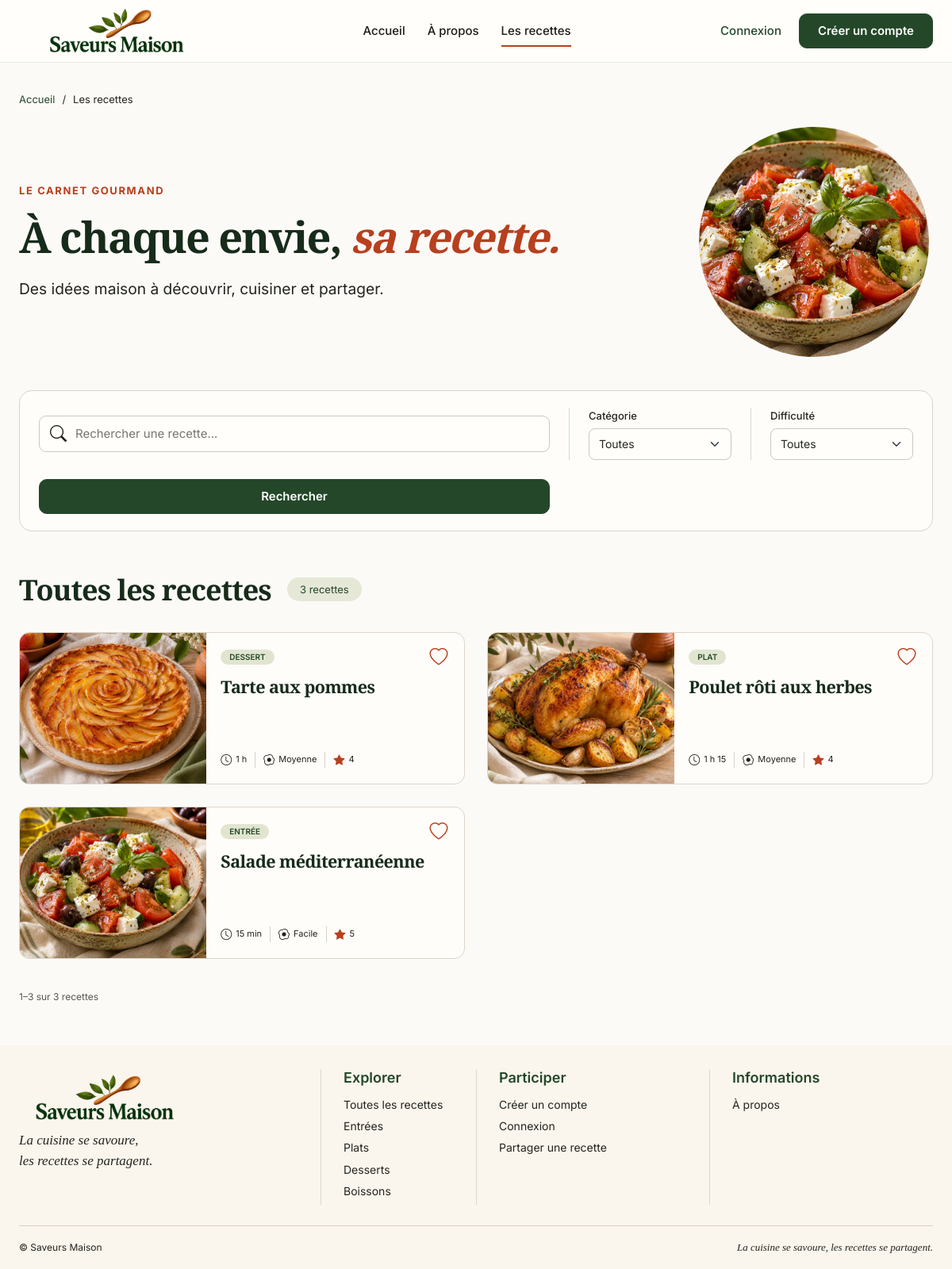
/vues/public/recettes.php, run on an earlier commit of the app's database.
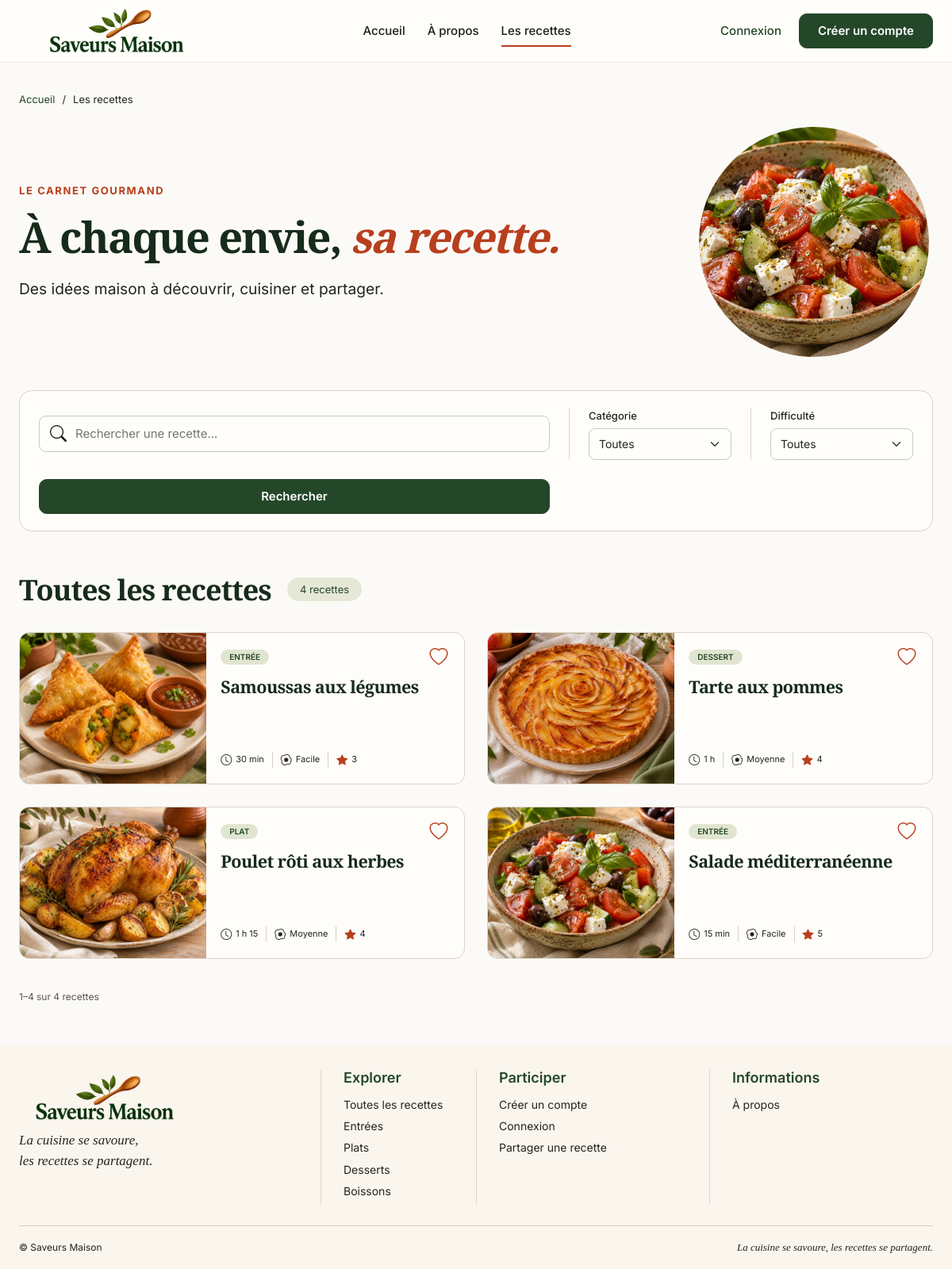
And on a later commit of the database.
### tables this page shows
CREATE TABLE RECETTE (
  id_recette          INT UNSIGNED AUTO_INCREMENT,

  titre               VARCHAR(100) NOT NULL,
  description         TEXT NOT NULL,

   
   
  photo               VARCHAR(255) NOT NULL,

  nb_personnes        INT UNSIGNED NOT NULL,
  temps_preparation   INT UNSIGNED NOT NULL,
  temps_cuisson       INT UNSIGNED NOT NULL,

  difficulte          ENUM('facile', 'moyenne', 'difficile') NOT NULL,

   
  statut              ENUM('en_attente', 'publiee', 'refusee') NOT NULL DEFAULT 'en_attente',

   
  motif_refus         TEXT NULL,

  date_creation       DATETIME NOT NULL DEFAULT CURRENT_TIMESTAMP,

   
  date_modification   DATETIME NULL,

   
  date_validation     DATETIME NULL,

   
  id_categorie        INT UNSIGNED NOT NULL,
  id_utilisateur      INT UNSIGNED NOT NULL,
  id_validateur       INT UNSIGNED NULL,

  PRIMARY KEY (id_recette),

   
  CONSTRAINT chk_recette_nb_personnes CHECK (nb_personnes > 0),
  CONSTRAINT chk_recette_temps_preparation CHECK (temps_preparation >= 0),
  CONSTRAINT chk_recette_temps_cuisson CHECK (temps_cuisson >= 0),

   
   
   
  CONSTRAINT fk_recette_categorie
    FOREIGN KEY (id_categorie) REFERENCES CATEGORIE (id_categorie)
    ON DELETE RESTRICT ON UPDATE CASCADE,

   
  CONSTRAINT fk_recette_utilisateur
    FOREIGN KEY (id_utilisateur) REFERENCES UTILISATEUR (id_utilisateur)
    ON DELETE RESTRICT ON UPDATE CASCADE,

   
   
  CONSTRAINT fk_recette_validateur
    FOREIGN KEY (id_validateur) REFERENCES UTILISATEUR (id_utilisateur)
    ON DELETE SET NULL ON UPDATE CASCADE
);

CREATE TABLE CATEGORIE (
  id_categorie  INT UNSIGNED AUTO_INCREMENT,

   
  nom           VARCHAR(50) NOT NULL,

  PRIMARY KEY (id_categorie),
  UNIQUE KEY uq_categorie_nom (nom)
);

### controleurs/RecettesControleur.php (called while the page is built)
<?php
require_once __DIR__ . '/../modeles/Recette.php';
class RecettesControleur
{
    public function afficher()
    {
        $recherche = trim($_GET['recherche'] ?? '');
        $difficulte = $_GET['difficulte'] ?? '';
        $idCategorie = (isset($_GET['categorie']) && $_GET['categorie'] !== '')
            ? (int) $_GET['categorie']
            : null;
        $page = isset($_GET['page']) ? (int) $_GET['page'] : 1;
        $page = max(1, $page);
        $parPage = 6;
        $decalage = ($page - 1) * $parPage;
        $recettes = Recette::rechercherPubliees(
            $recherche,
            $idCategorie,
            $difficulte,
            $parPage,
            $decalage
        );
        $total = Recette::compterPubliees($recherche, $idCategorie, $difficulte);
        $nombrePages = max(1, (int) ceil($total / $parPage));
        return [
            'recettes' => $recettes,
            'total' => $total,
            'page' => $page,
            'nombrePages' => $nombrePages,
            'debut' => $decalage + 1,
            'fin' => min($decalage + $parPage, $total),
            'recherche' => $recherche,
            'idCategorie' => $idCategorie,
            'difficulte' => $difficulte,
        ];
    }
}

### modeles/Recette.php (called while the page is built, shortened)
<?php
require_once __DIR__ . '/../config/connexion.php';
class Recette
{
    private static function construireFiltres($recherche, $idCategorie, $difficulte)
    {
        $sql = " WHERE r.statut = 'publiee'";
        $parametres = [];
        return [$sql, $parametres];
    }
    public static function rechercherPubliees($recherche, $idCategorie, $difficulte, $limite, $decalage)
    {
        global $pdo;
        list($filtres, $parametres) = self::construireFiltres($recherche, $idCategorie, $difficulte);
        $sql = "SELECT
                    r.id_recette,
                    r.titre,
                    r.photo,
                    r.temps_preparation,
                    r.temps_cuisson,
                    r.difficulte,
                    c.nom AS categorie,
                    (SELECT AVG(a.note) FROM AVIS a WHERE a.id_recette = r.id_recette) AS note_moyenne
                FROM RECETTE r
                JOIN CATEGORIE c ON c.id_categorie = r.id_categorie"
                . $filtres . "
                ORDER BY r.date_creation DESC
                LIMIT ? OFFSET ?";
        $parametres[] = $limite;
        $parametres[] = $decalage;
        $stmt = $pdo->prepare($sql);
        foreach ($parametres as $position => $valeur) {
            $type = is_int($valeur) ? PDO::PARAM_INT : PDO::PARAM_STR;
            $stmt->bindValue($position + 1, $valeur, $type);
        }
        $stmt->execute();
        return $stmt->fetchAll(PDO::FETCH_ASSOC);
    }
    public static function compterPubliees($recherche, $idCategorie, $difficulte)
    {
        global $pdo;
        list($filtres, $parametres) = self::construireFiltres($recherche, $idCategorie, $difficulte);
        $sql = "SELECT COUNT(*) FROM RECETTE r" . $filtres;
        $stmt = $pdo->prepare($sql);
        $stmt->execute($parametres);
        return (int) $stmt->fetchColumn();
    }
}

### vues/public/recettes.php (the view, shortened to what this page needs)
<?php
require_once __DIR__ . '/../../controleurs/RecettesControleur.php';
$controleur = new RecettesControleur();
$donnees = $controleur->afficher();
$pageActuelle = 'recettes';
$nomsDifficultes = [
    'facile' => 'Facile',
    'moyenne' => 'Moyenne',
    'difficile' => 'Difficile',
];
?>
<!DOCTYPE html>
<html lang="fr">
<head>
  <link rel="stylesheet" href="../../assets/vendor/bootstrap/css/bootstrap.min.css">
  <link rel="stylesheet" href="../../assets/vendor/bootstrap-icons/font/bootstrap-icons.min.css">
  <link rel="stylesheet" href="../../assets/css/style.css">
</head>
<body class="catalog-page">
  <?php require __DIR__ . '/../../layouts/navbar.php'; ?>
  <main>
    <section class="catalog-intro">
      <div class="container">
        <nav class="catalog-breadcrumb" aria-label="Fil d’Ariane">
          <a href="accueil.php">Accueil</a>
          <span aria-hidden="true">/</span>
          <span aria-current="page">Les recettes</span>
        </nav>
        <div class="catalog-intro-layout">
          <div class="catalog-intro-content">
            <p class="eyebrow">Le carnet gourmand</p>
            <h1>
              À chaque envie,<br class="catalog-mobile-break">
              <em>sa recette.</em>
            </h1>
            <p class="catalog-intro-description">
              Des idées maison à découvrir, cuisiner et partager.
            </p>
          </div>
          <div class="catalog-decoration" aria-hidden="true">
            <img
              src="../../assets/images/salade-mediterraneenne.jpg"
              alt=""
            >
          </div>
        </div>
      </div>
    </section>
    <section class="catalog-filters-section" aria-label="Rechercher et filtrer">
      <div class="container">
        <form class="catalog-filters" method="get" action="recettes.php">
          <div class="catalog-search">
            <input
              type="search"
              id="recherche"
              name="recherche"
              placeholder="Rechercher une recette..."
              autocomplete="off"
              value="<?= htmlspecialchars($donnees['recherche']) ?>"
            >
          </div>
          <div class="catalog-filter">
            <label for="categorie">Catégorie</label>
            <select id="categorie" name="categorie" class="form-select">
              <option value="">Toutes</option>
            </select>
          </div>
          <div class="catalog-filter">
            <label for="difficulte">Difficulté</label>
            <select id="difficulte" name="difficulte" class="form-select">
              <option value="">Toutes</option>
            </select>
          </div>
          <button type="submit" class="btn-green">
            Rechercher
          </button>
        </form>
      </div>
    </section>
    <section class="catalog-results-section">
      <div class="container">
        <div class="catalog-results-header">
          <div class="catalog-heading-group">
            <h2>Toutes les recettes</h2>
            <span class="catalog-count">
              <?= $donnees['total'] ?> recette<?= $donnees['total'] > 1 ? 's' : '' ?>
            </span>
          </div>
        </div>
        <?php if ($donnees['total'] === 0): ?>
          <div class="catalog-empty">
            <i class="bi bi-search" aria-hidden="true"></i>
            <h3>Aucune recette trouvée</h3>
            <p>
              Essayez un autre nom ou modifiez les filtres.
            </p>
            <a href="recettes.php" class="btn-green">
              Réinitialiser la recherche
            </a>
          </div>
        <?php else: ?>
          <div class="catalog-grid">
            <?php foreach ($donnees['recettes'] as $recette): ?>
              <?php
                $tempsTotal = $recette['temps_preparation'] + $recette['temps_cuisson'];
                if ($tempsTotal >= 60) {
                    $heures = intdiv($tempsTotal, 60);
                    $minutes = $tempsTotal % 60;
                    $tempsAffiche = $minutes > 0 ? $heures . " h " . $minutes : $heures . " h";
                } else {
                    $tempsAffiche = $tempsTotal . " min";
                }
                $note = $recette['note_moyenne'] !== null ? round($recette['note_moyenne'], 1) : null;
              ?>
              <article class="catalog-card">
                <a
                  href="recette.php?id=<?= (int) $recette['id_recette'] ?>"
                  class="catalog-card-image"
                  aria-label="Voir la recette : <?= htmlspecialchars($recette['titre']) ?>"
                >
                  <img
                    src="../../assets/images/<?= htmlspecialchars($recette['photo']) ?>"
                    alt="<?= htmlspecialchars($recette['titre']) ?>"
                    loading="lazy"
                  >
                </a>
                <div class="catalog-card-content">
                  <div class="catalog-card-top">
                    <span class="catalog-card-tag">
                      <?= htmlspecialchars($recette['categorie']) ?>
                    </span>
                    <a
                      href="connexion.php"
                      class="catalog-heart"
                      aria-label="Se connecter pour ajouter <?= htmlspecialchars($recette['titre']) ?> aux favoris"
                    >
                      <i class="bi bi-heart" aria-hidden="true"></i>
                    </a>
                  </div>
                  <h3>
                    <a href="recette.php?id=<?= (int) $recette['id_recette'] ?>">
                      <?= htmlspecialchars($recette['titre']) ?>
                    </a>
                  </h3>
                  <div class="catalog-card-meta">
                    <span>
                      <i class="bi bi-clock" aria-hidden="true"></i>
                      <?= $tempsAffiche ?>
                    </span>
                    <span>
                      <i class="bi bi-egg-fried" aria-hidden="true"></i>
                      <?= $nomsDifficultes[$recette['difficulte']] ?? $recette['difficulte'] ?>
                    </span>
                    <?php if ($note !== null): ?>
                      <span class="catalog-rating" aria-label="Note : <?= $note ?> sur 5">
                        <i class="bi bi-star-fill" aria-hidden="true"></i>
                        <?= str_replace('.', ',', $note) ?>
                      </span>
                    <?php endif; ?>
                  </div>
                </div>
              </article>
            <?php endforeach; ?>
          </div>
          <div class="catalog-pagination-bar">
            <p class="catalog-range">
              <?= $donnees['debut'] ?>–<?= $donnees['fin'] ?> sur <?= $donnees['total'] ?> recette<?= $donnees['total'] > 1 ? 's' : '' ?>
            </p>
          </div>
        <?php endif; ?>
      </div>
    </section>
  </main>
  <?php require __DIR__ . '/../../layouts/footer.php'; ?>
</body>
</html>

### layouts/navbar.php (shortened to what this page needs)
<header class="site-header">
  <div class="container header-inner">
    <a href="accueil.php" class="brand" aria-label="Saveurs Maison — Accueil">
      <img
        src="../../assets/images/logo.png"
        alt="Saveurs Maison"
        class="site-logo"
      >
    </a>
    <nav class="main-nav" aria-label="Navigation principale">
      <a
        href="accueil.php"
        class="<?= $pageActuelle === 'accueil' ? 'active' : '' ?>"
        <?= $pageActuelle === 'accueil' ? 'aria-current="page"' : '' ?>
      >
        Accueil
      </a>
      <a
        href="<?= $pageActuelle === 'accueil' ? '#a-propos' : 'a-propos.php' ?>"
        class="<?= $pageActuelle === 'a-propos' ? 'active' : '' ?>"
        <?= $pageActuelle === 'a-propos' ? 'aria-current="page"' : '' ?>
      >
        À propos
      </a>
      <a
        href="recettes.php"
        class="<?= $pageActuelle === 'recettes' ? 'active' : '' ?>"
        <?= $pageActuelle === 'recettes' ? 'aria-current="page"' : '' ?>
      >
        Les recettes
      </a>
    </nav>
    <div class="header-actions">
      <a href="connexion.php" class="login-link">Connexion</a>
      <a href="inscription.php" class="btn-green">Créer un compte</a>
    </div>
  </div>
</header>

### layouts/footer.php
<footer class="site-footer">
  <div class="container">
    <div class="row g-4 footer-main">
      <div class="col-12 col-md-6 col-lg-4 footer-brand">
        <a href="accueil.php">
          <img
            src="../../assets/images/logo.png"
            alt="Saveurs Maison"
            class="footer-logo"
            loading="lazy"
          >
        </a>
        <p class="footer-tagline">
          La cuisine se savoure,<br>
          les recettes se partagent.
        </p>
      </div>
      <div class="col-12 col-sm-6 col-md-3 col-lg-2 footer-column">
        <h3>Explorer</h3>
        <a href="recettes.php">Toutes les recettes</a>
        <a href="recettes.php?categorie=1">Entrées</a>
        <a href="recettes.php?categorie=2">Plats</a>
        <a href="recettes.php?categorie=3">Desserts</a>
        <a href="recettes.php?categorie=4">Boissons</a>
      </div>
      <div class="col-12 col-sm-6 col-md-3 col-lg-3 footer-column">
        <h3>Participer</h3>
        <a href="inscription.php">Créer un compte</a>
        <a href="connexion.php">Connexion</a>
        <a href="inscription.php">Partager une recette</a>
      </div>
      <div class="col-12 col-md-6 col-lg-3 footer-column">
        <h3>Informations</h3>
        <a href="a-propos.php">À propos</a>
      </div>
    </div>
    <div class="footer-bottom">
      <span>© Saveurs Maison</span>
      <span class="footer-bottom-tagline">
        La cuisine se savoure, les recettes se partagent.
      </span>
    </div>
  </div>
</footer>

What changed in the data, as far as the page shows it:
now on this page (row edited): recette: photo (picture), id_categorie.nom "ENTRÉE", titre "Samoussas aux légumes", tempsAffiche "30 min", difficulte "Facile", note "3"
Also different on the page:
$donnees['total']: "3" → "4"
$donnees['fin']: "3" → "4"
